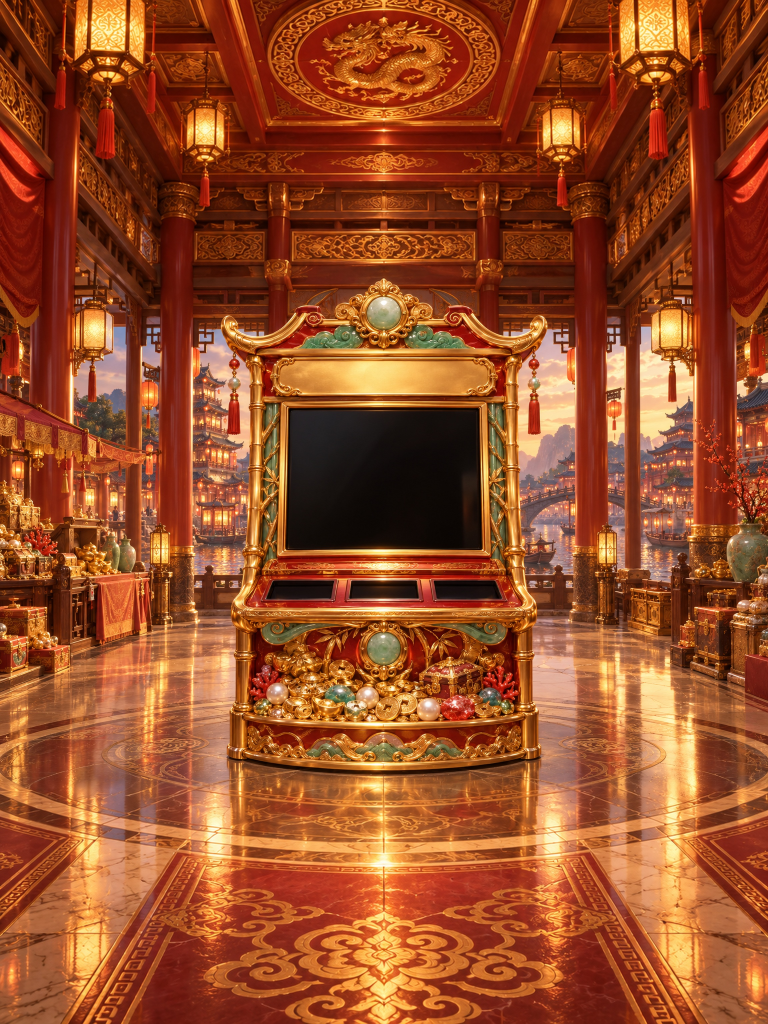
#> input picture 完整游戏模版/全游戏模版/F40_Fortune_Festival_v1.0.0/art-source/room-extension-v2/amber-panda-installed.jpg, 2304 x 3072 px (shown at 1/3 size)
$ python extend-cabinet-room.py prepare ../../F40_Fortune_Festival_v1.0.0/art-source/room-extension-v2/amber-panda-installed.jpg out.png
#> lines starting #> are read from the running program, lines starting #| are printed output that depends on the picture
"""Prepare an outpaint target or preserve its exact original cabinet center."""
import argparse
from PIL import Image

p = argparse.ArgumentParser()
p.add_argument('mode', choices=['prepare', 'compose'])
p.add_argument('original')
p.add_argument('output')
p.add_argument('--generated')
a = p.parse_args()
original = Image.open(a.original).convert('RGB')
#> original is the input picture: PIL image 2304x3072 RGB; mean R, G, B 151.2, 76.9, 39.7
width, height = 1536, 2560
x, y = (width-original.width)//2, (height-original.height)//2
#> x = -384; y = -256
if a.mode == 'prepare':
    canvas = Image.new('RGB', (width, height), (24, 24, 24))
#> canvas: PIL image 1536x2560 RGB; every value is 24
    canvas.paste(original, (x, y))
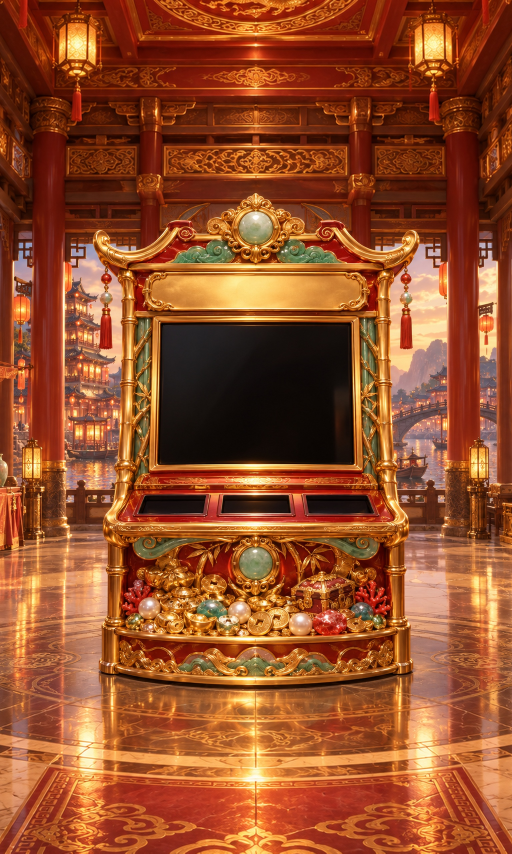
#> canvas: PIL image 1536x2560 RGB (shown at 1/3 size); mean R, G, B 148.6, 78.1, 41.3
else:
    canvas = Image.open(a.generated).convert('RGB')
    if abs(canvas.width / canvas.height - width / height) > 0.002:
        raise SystemExit(f'Unexpected generated aspect ratio: {canvas.size}')
    # The local provider can return a uniformly downsampled image. Restore
    # the requested canvas, then replace the cabinet with full-resolution art.
    canvas = canvas.resize((width, height), Image.Resampling.LANCZOS)
    # Only the outermost architectural edge blends; the cabinet is untouched.
    mask = Image.new('L', original.size, 255)
    pixels = mask.load()
    for py in range(original.height):
        for px in range(original.width):
            edge = min(px, py, original.width-1-px, original.height-1-py)
            if edge < 16:
                pixels[px, py] = round(255*edge/16)
    canvas.paste(original, (x, y), mask)
canvas.save(a.output, optimize=True)
print(a.output)

$ run again, on 完整游戏模版/全游戏模版/F40_Fortune_Festival_v1.0.0/art-source/room-extension-v2/jade-dragon-installed.jpg
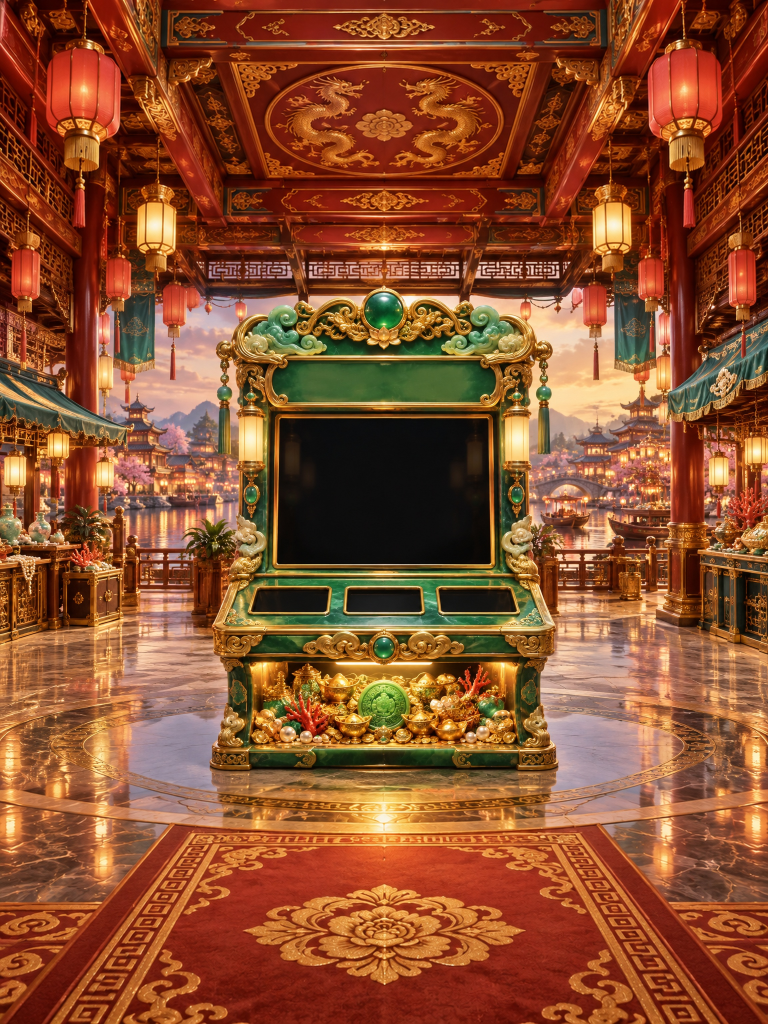
#> input picture 完整游戏模版/全游戏模版/F40_Fortune_Festival_v1.0.0/art-source/room-extension-v2/jade-dragon-installed.jpg, 2304 x 3072 px (shown at 1/3 size)
#> original is the input picture: PIL image 2304x3072 RGB; mean R, G, B 139.6, 79.1, 46.1
#> `canvas.paste(original, (x, y))`:
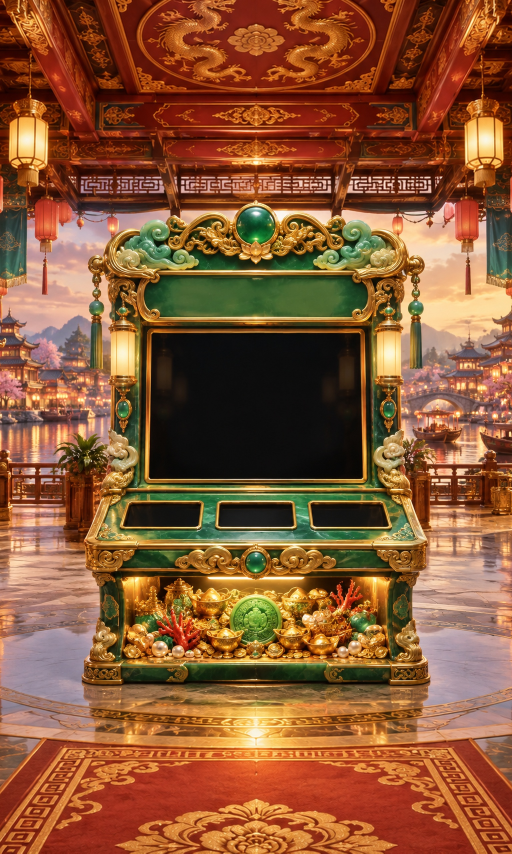
#> canvas: PIL image 1536x2560 RGB (shown at 1/3 size); mean R, G, B 138.9, 88.2, 53.5

$ run again, on 完整游戏模版/全游戏模版/F40_Fortune_Festival_v1.0.0/art-source/room-extension-v2/pearl-qilin-installed.jpg
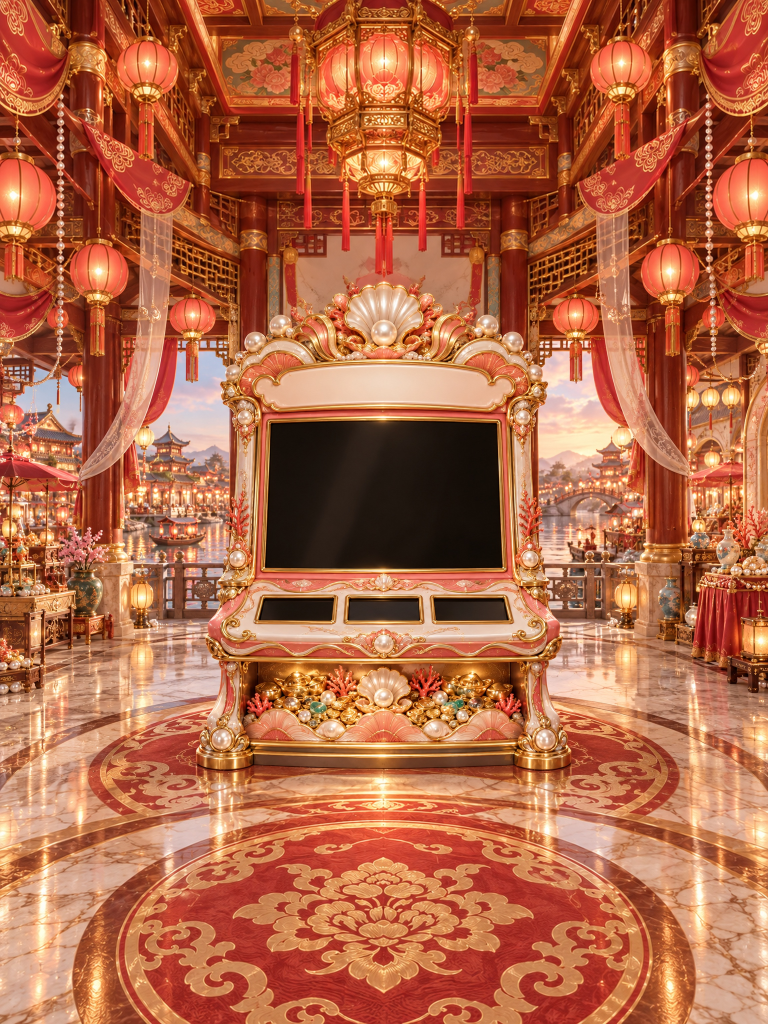
#> input picture 完整游戏模版/全游戏模版/F40_Fortune_Festival_v1.0.0/art-source/room-extension-v2/pearl-qilin-installed.jpg, 2304 x 3072 px (shown at 1/3 size)
#> original is the input picture: PIL image 2304x3072 RGB; mean R, G, B 177.9, 103, 70.3
#> `canvas.paste(original, (x, y))`:
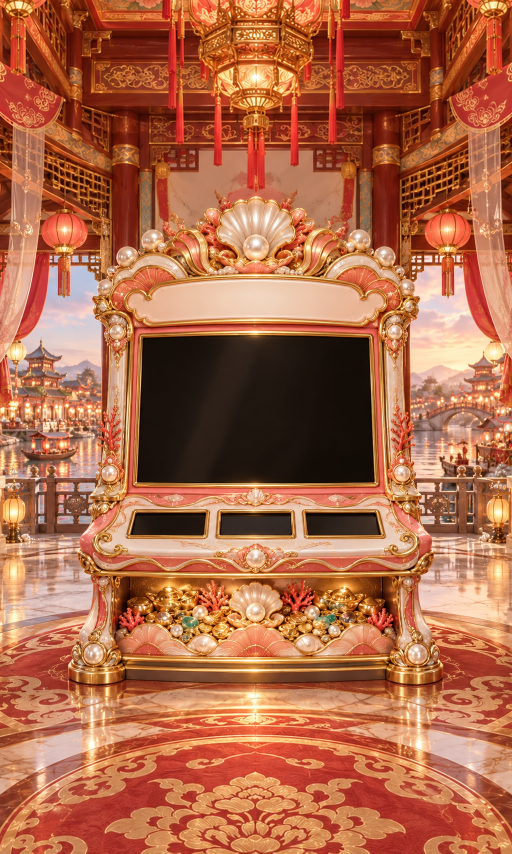
#> canvas: PIL image 1536x2560 RGB (shown at 1/3 size); mean R, G, B 175, 105.1, 72.8
